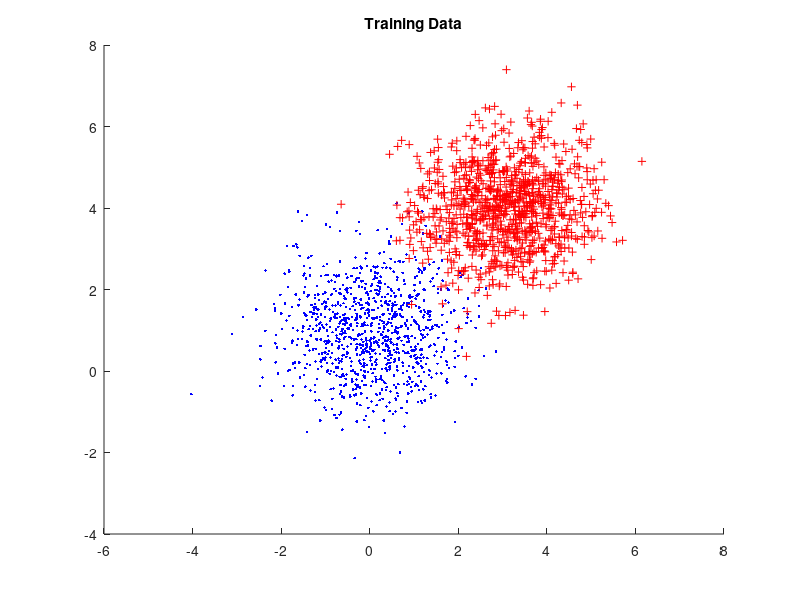

Recreate this plot in MATLAB. (Note: this script raises an error after producing the figure.)
set1 = mvnrnd([0 1],[1,1],1000);
set2 = mvnrnd([3 4],[1,1],1000);
%%CONSTC
c = 10;
hold on;
title('Training Data')
plot(set1(:,1),set1(:,2), 'b.')
plot(set2(:,1),set2(:,2), 'r+')
hold off;

x = [set1(:,1) set2(:,2)];
t = ones(length(set1),1);
x = [t x];
w1 = ones(3,1);
w2 = zeros(length(set1),1);
w = [w1;w2];

H1 = [eye(3,3) zeros(3,1000)];
temp = zeros(1000,1003);
H1 = [H1; temp];
H2 = zeros(length(set1)+3);
H = H1 + H2;
Hfirst = ones(3+ length(set1),1);

Greek = ones(length(set1),1);

y1 = ones(length(set1)/2,1);
y2 = ones(length(set1)/2,1);
y = [y1; -y2];

Yi = diag(y);

b = ones(1,length(set1));
b = b.*-1;
xt = x';
t = zeros(3,1);
p = c*ones(length(set1),1);
f = [t;p];

A = (Yi*x)+Hfirst;


lb = [-inf(3,1); zeros(length(set1),1)];

run = quadprog(H,f,-A,-b,[],[],lb,[]);
